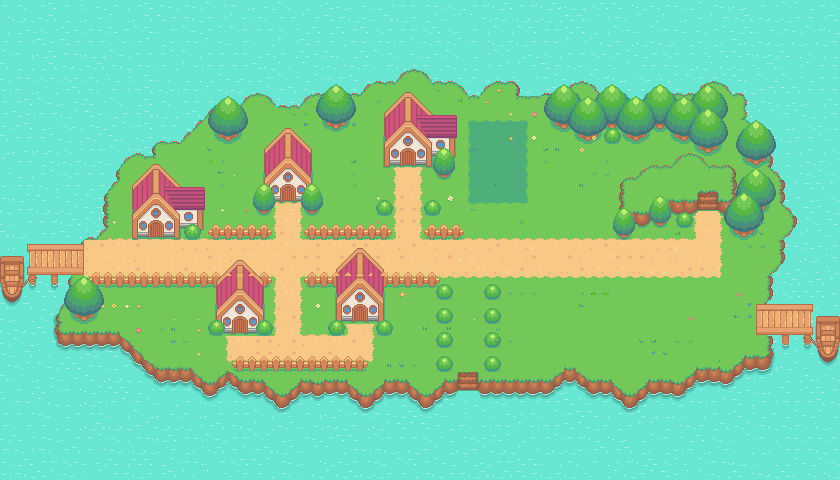

Below is a game level as drawn by its tile map, then a one-line description and the .tmx that defines it (tile-layer data replaced by summaries):
An orthogonal 70x40 tile map with 12x12 px tiles, 12 tile layers (water, island, boat, roads, ...), 1 hidden layer not drawn, 2 tilesets.

<map version="1.8" tiledversion="1.8.4" orientation="orthogonal" renderorder="right-down" width="70" height="40" tilewidth="12" tileheight="12" infinite="0" nextlayerid="18" nextobjectid="1">
 <tileset firstgid="1" source="RPG Game.tsx" />
 <tileset firstgid="1025" source="collision.tsx" />
 <layer id="1" name="water" width="70" height="40">
  <data>[2800 cells, 2800 non-empty, 9 distinct tile ids]</data>
 </layer>
 <layer id="2" name="island" width="70" height="40">
  <data>[2800 cells, 1627 non-empty, 181 distinct tile ids]</data>
 </layer>
 <layer id="8" name="boat" width="70" height="40">
  <data>[2800 cells, 84 non-empty, 42 distinct tile ids]</data>
 </layer>
 <layer id="10" name="roads" width="70" height="40">
  <data>[2800 cells, 373 non-empty, 17 distinct tile ids]</data>
 </layer>
 <layer id="6" name="2nd floor" width="70" height="40">
  <data>[2800 cells, 115 non-empty, 82 distinct tile ids]</data>
 </layer>
 <layer id="11" name="fence" width="70" height="40">
  <data>[2800 cells, 140 non-empty, 16 distinct tile ids]</data>
 </layer>
 <layer id="7" name="houses" width="70" height="40">
  <data>[2800 cells, 231 non-empty, 98 distinct tile ids]</data>
 </layer>
 <layer id="9" name="trees" width="70" height="40">
  <data>[2800 cells, 218 non-empty, 26 distinct tile ids]</data>
 </layer>
 <layer id="14" name="trees_2" width="70" height="40">
  <data>[2800 cells, 65 non-empty, 16 distinct tile ids]</data>
 </layer>
 <layer id="15" name="tree_3" width="70" height="40">
  <data>[2800 cells, 40 non-empty, 20 distinct tile ids]</data>
 </layer>
 <layer id="13" name="grass" width="70" height="40">
  <data>[2800 cells, 94 non-empty, 38 distinct tile ids]</data>
 </layer>
 <layer id="16" name="collisions" width="70" height="40" visible="0" opacity="0.39">
  <data>[2800 cells, 424 non-empty, 1 distinct tile ids]</data>
 </layer>
 <layer id="17" name="Foreground Objects" width="70" height="40">
  <data>[2800 cells, 124 non-empty, 24 distinct tile ids]</data>
 </layer>
</map>
